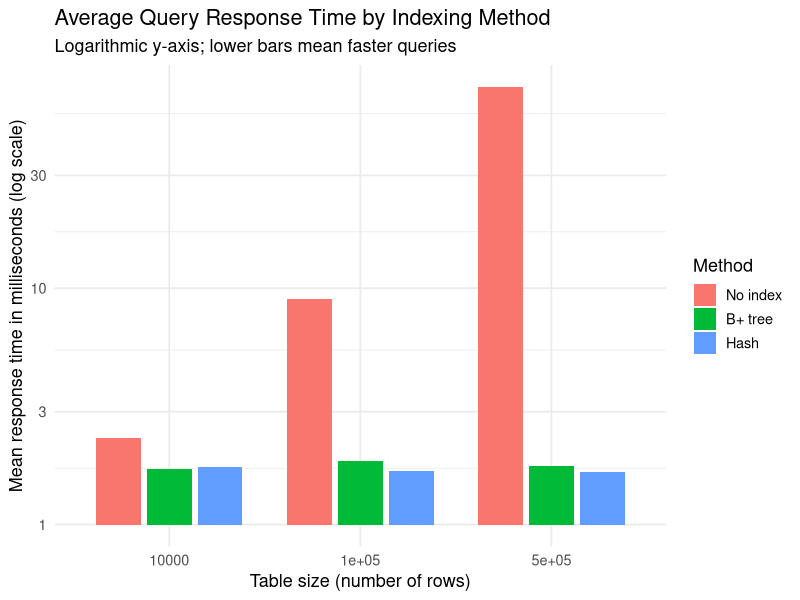

Write the R code that produced this figure.
# 05_final_summary.R
# Creates final tables, a graph, and honest conclusions
# using only the real benchmark data and test results.

library(ggplot2)

dir.create("results", showWarnings = FALSE)
dir.create("plots", showWarnings = FALSE)

# ---------- 1. Read real saved results ----------

timings <- read.csv("data/query_times.csv", stringsAsFactors = FALSE)

paired_tests <- read.csv(
  "results/paired_t_test_results.csv",
  stringsAsFactors = FALSE
)

timings$index_method <- factor(
  timings$index_method,
  levels = c("No index", "B+ tree", "Hash")
)

# ---------- 2. Mean response-time summary ----------

mean_table <- aggregate(
  response_time_ms ~ table_size + index_method,
  data = timings,
  FUN = mean
)

names(mean_table)[3] <- "mean_response_time_ms"

mean_table$mean_response_time_ms <- round(
  mean_table$mean_response_time_ms,
  3
)

write.csv(
  mean_table,
  "results/final_mean_response_times.csv",
  row.names = FALSE
)

print(mean_table)

# ---------- 3. Speed-up summary ----------

sizes <- sort(unique(timings$table_size))

speedup_results <- data.frame()

for (size_value in sizes) {

  no_index_mean <- mean_table$mean_response_time_ms[
    mean_table$table_size == size_value &
      mean_table$index_method == "No index"
  ]

  bplus_mean <- mean_table$mean_response_time_ms[
    mean_table$table_size == size_value &
      mean_table$index_method == "B+ tree"
  ]

  hash_mean <- mean_table$mean_response_time_ms[
    mean_table$table_size == size_value &
      mean_table$index_method == "Hash"
  ]

  new_row <- data.frame(
    table_size = size_value,
    no_index_mean_ms = no_index_mean,
    bplus_mean_ms = bplus_mean,
    hash_mean_ms = hash_mean,
    bplus_speedup_vs_no_index = round(no_index_mean / bplus_mean, 2),
    hash_speedup_vs_no_index = round(no_index_mean / hash_mean, 2)
  )

  speedup_results <- rbind(speedup_results, new_row)
}

write.csv(
  speedup_results,
  "results/final_speedup_summary.csv",
  row.names = FALSE
)

print(speedup_results)

# ---------- 4. Final graph for report / PPT ----------

final_plot <- ggplot(
  mean_table,
  aes(
    x = factor(table_size),
    y = mean_response_time_ms,
    fill = index_method
  )
) +
  geom_col(
    position = position_dodge(width = 0.8),
    width = 0.7
  ) +
  scale_y_log10() +
  labs(
    title = "Average Query Response Time by Indexing Method",
    subtitle = "Logarithmic y-axis; lower bars mean faster queries",
    x = "Table size (number of rows)",
    y = "Mean response time in milliseconds (log scale)",
    fill = "Method"
  ) +
  theme_minimal(base_size = 13)

ggsave(
  "plots/final_response_time_comparison.png",
  final_plot,
  width = 10,
  height = 6,
  dpi = 300
)

# ---------- 5. Create report-ready conclusions ----------

format_size <- function(x) {
  format(x, big.mark = ",", scientific = FALSE)
}

format_p <- function(x) {
  format.pval(x, digits = 4, eps = 0.0001)
}

get_test_row <- function(size_value, comparison_name) {
  paired_tests[
    paired_tests$table_size == size_value &
      paired_tests$comparison == comparison_name,
  ]
}

report_lines <- c(
  "FINAL CONCLUSIONS: DATABASE INDEXING BENCHMARK",
  "================================================",
  "",
  "Data source:",
  "These conclusions are based only on the real PostgreSQL timings",
  "recorded in data/query_times.csv.",
  "",
  "Experimental design:",
  "Three table sizes were tested: 10,000, 100,000, and 500,000 rows.",
  "Each size used three conditions: No index, B+ tree, and Hash.",
  "Thirty repeated measurements were collected for every condition.",
  ""
)

for (size_value in sizes) {

  no_index_mean <- speedup_results$no_index_mean_ms[
    speedup_results$table_size == size_value
  ]

  bplus_mean <- speedup_results$bplus_mean_ms[
    speedup_results$table_size == size_value
  ]

  hash_mean <- speedup_results$hash_mean_ms[
    speedup_results$table_size == size_value
  ]

  bplus_speedup <- speedup_results$bplus_speedup_vs_no_index[
    speedup_results$table_size == size_value
  ]

  hash_speedup <- speedup_results$hash_speedup_vs_no_index[
    speedup_results$table_size == size_value
  ]

  no_bplus <- get_test_row(
    size_value,
    "No index - B+ tree"
  )

  no_hash <- get_test_row(
    size_value,
    "No index - Hash"
  )

  bplus_hash <- get_test_row(
    size_value,
    "B+ tree - Hash"
  )

  report_lines <- c(
    report_lines,
    paste0("Table size: ", format_size(size_value), " rows"),
    paste0(
      "Mean response times: No index = ", no_index_mean,
      " ms; B+ tree = ", bplus_mean,
      " ms; Hash = ", hash_mean, " ms."
    ),
    paste0(
      "B+ tree was ", bplus_speedup,
      " times faster than no index, based on mean response time."
    ),
    paste0(
      "Hash was ", hash_speedup,
      " times faster than no index, based on mean response time."
    ),
    paste0(
      "Paired log t-test, No index versus B+ tree: p = ",
      format_p(no_bplus$paired_log_t_p_value), "."
    ),
    paste0(
      "Paired log t-test, No index versus Hash: p = ",
      format_p(no_hash$paired_log_t_p_value), "."
    ),
    paste0(
      "Paired log t-test, B+ tree versus Hash: p = ",
      format_p(bplus_hash$paired_log_t_p_value), "."
    ),
    ""
  )
}

report_lines <- c(
  report_lines,
  "Overall conclusion:",
  "The benchmark provides evidence that indexing substantially reduced",
  "equality-query response time compared with no index. The performance",
  "advantage became much larger as table size increased.",
  "",
  "B+ tree versus Hash:",
  "The paired tests should be used to decide whether their difference is",
  "statistically significant for each size. In this experiment, do not claim",
  "one is always better unless the corresponding paired-test p-value is below 0.05.",
  "",
  "Statistical caution:",
  "Raw query times were right-skewed, especially for larger unindexed tables.",
  "Therefore, log-transformed paired t-tests are the main inferential evidence.",
  "ANOVA and regression support the broad pattern, but repeated timings, caching,",
  "background programs, and measurement order can affect benchmark results.",
  "",
  "Scope:",
  "These findings apply to equality lookups on this PostgreSQL database and",
  "this computer. PostgreSQL btree is used here as the practical implementation",
  "of the B+ tree concept. Hash indexing is suitable for equality searches,",
  "not range searches."
)

writeLines(
  report_lines,
  "results/conclusions_for_report.txt"
)

cat("\nFinished successfully.\n")
cat("Created: results/final_mean_response_times.csv\n")
cat("Created: results/final_speedup_summary.csv\n")
cat("Created: results/conclusions_for_report.txt\n")
cat("Created: plots/final_response_time_comparison.png\n")
